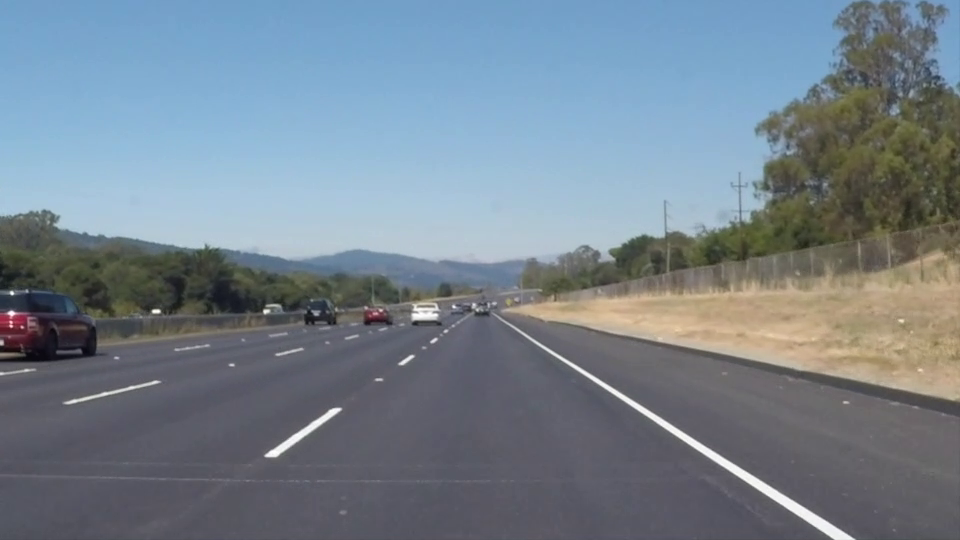
#> input picture frame 22 of video/solidWhiteRight.mp4, 960 x 540 px
$ jupyter execute video_lanes_detection.ipynb
#> lines starting #> are read from the running program, lines starting #| are printed output that depends on the picture; after the words box and inside, x2 and y2 are one past the last pixel; in counts of white or black regions, pixels touching at a corner belong together
[cell 1]
import cv2 as cv
import numpy as np
import matplotlib.pyplot as plt

[cell 2]
VIDEO_PATH = './video/'

[cell 3]
def do_canny(frame):

    # Converts frame to grayscale
    #gray = cv.cvtColor(frame, cv.COLOR_RGB2GRAY)

    # Applies a 5x5 gaussian blur
    #blur = cv.GaussianBlur(frame, (5, 5), 0)

    # Applies Canny edge detector
    canny = cv.Canny(frame, 50, 150)

    return canny

[cell 4]
def do_segment(frame):
    height = frame.shape[0]
    width = frame.shape[1]

    # Creates a triangular polygon for the mask defined by three (x, y) coordinates
    polygons = np.array([
                            [(0, height), (width//2, height//2), (width, height)]
                        ])

    # Creates an image filled with zero
    mask = np.zeros_like(frame)

    # Allows the mask to be filled with values of 1 and the other areas to be filled with values of 0
    cv.fillPoly(mask, polygons, 255)

    # A bitwise and operation between the mask and frame keeps only the triangular area of the frame
    segment = cv.bitwise_and(frame, mask)

    return segment

[cell 5]
def calculate_coordinates(frame, parameters):
    try:
        slope, intercept = parameters
    except:
        slope, intercept = 0.001, 0
    # Sets initial y-coordinate as height from top down (bottom of the frame)

    y1 = frame.shape[0]

    # Sets final y-coordinate as 200 above the bottom of the frame
    y2 = int(y1 - 200)

    # Sets initial x-coordinate as (y1 - b) / m since y1 = mx1 + b
    x1 = int((y1 - intercept) / slope)

    # Sets final x-coordinate as (y2 - b) / m since y2 = mx2 + b
    x2 = int((y2 - intercept) / slope)

    return np.array([x1, y1, x2, y2])

[cell 6]
def calculate_lines(frame, lines):

    # Empty arrays to store the coordinates of the left and right lines
    left = []
    right = []

    # Loops through every detected line
    for line in lines:

        # Reshapes line from 2D array to 1D array
        x1, y1, x2, y2 = line.reshape(4)
        # Fits a linear polynomial to the x and y coordinates and returns a vector of coefficients which describe the slope and y-intercept
        parameters = np.polyfit((x1, x2), (y1, y2), 1)
        slope = parameters[0]
        y_intercept = parameters[1]

        # If slope is negative, the line is to the left of the lane, and otherwise, the line is to the right of the lane
        if slope < 0:
            left.append((slope, y_intercept))
        else:
            right.append((slope, y_intercept))

    # Averages out all the values for left and right into a single slope and y-intercept value for each line
    left_avg = np.average(left, axis = 0)
    right_avg = np.average(right, axis = 0)

    # Calculates the x1, y1, x2, y2 coordinates for the left and right lines
    left_line = calculate_coordinates(frame, left_avg)
    right_line = calculate_coordinates(frame, right_avg)

    return np.array([left_line, right_line])

[cell 7]
def visualize_lines(frame, lines):

    # Creates an image filled with zero intensities with the same dimensions as the frame
    lines_visualize = np.zeros_like(frame)

    # Checks if any lines are detected
    if lines is not None:
        for x1, y1, x2, y2 in lines:
    # Draws lines between two coordinates with green color and 5 thickness
            cv.line(lines_visualize, (x1, y1), (x2, y2), (0, 255, 0), 5)

    return lines_visualize

[cell 8]
cap = cv.VideoCapture(VIDEO_PATH + "solidWhiteRight.mp4")
while (cap.isOpened()):

    ret, frame = cap.read()
#> frame is the input picture: shape (540, 960, 3); mean B, G, R 141.9, 130.7, 117.7

    canny = do_canny(frame)
#> in do_canny, `canny = cv.Canny(frame, 50, 150)`:
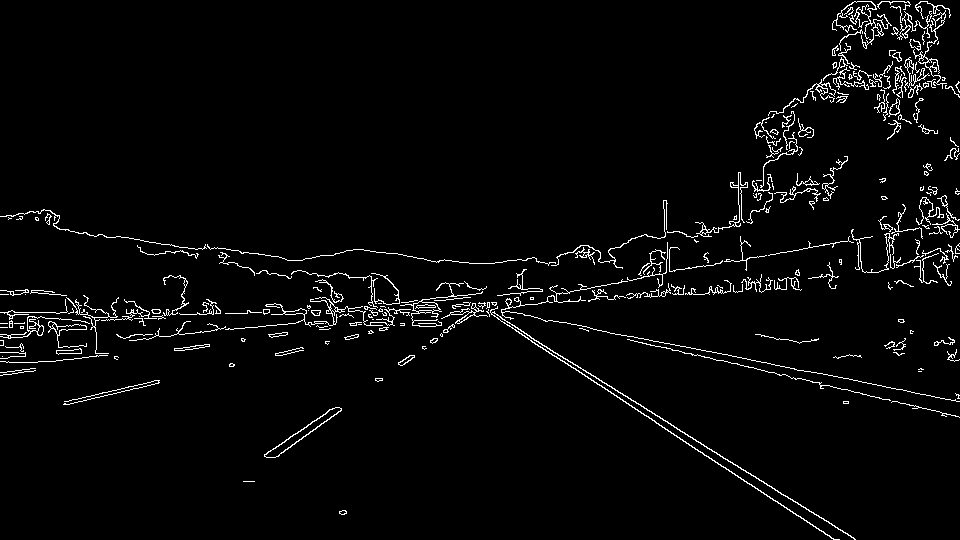
#> canny: shape (540, 960); 3.1% white in thin lines or dots

    segment = do_segment(canny)
#> in do_segment, `cv.fillPoly(mask, polygons, 255)`:
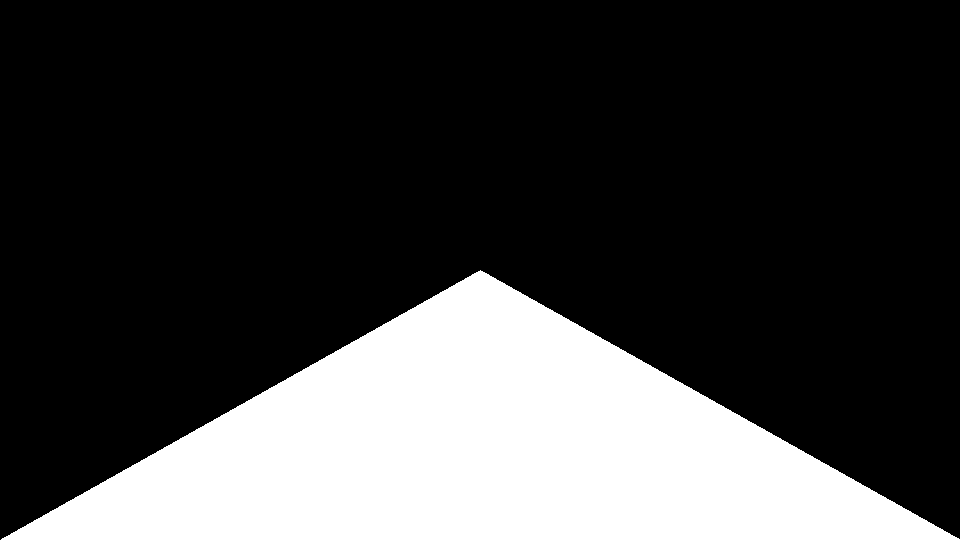
#> mask: shape (540, 960); 25% white; 1 white region, box (x1, y1, x2, y2) and area: (1, 270, 960, 540) 129810
#> in do_segment, `segment = cv.bitwise_and(frame, mask)`:
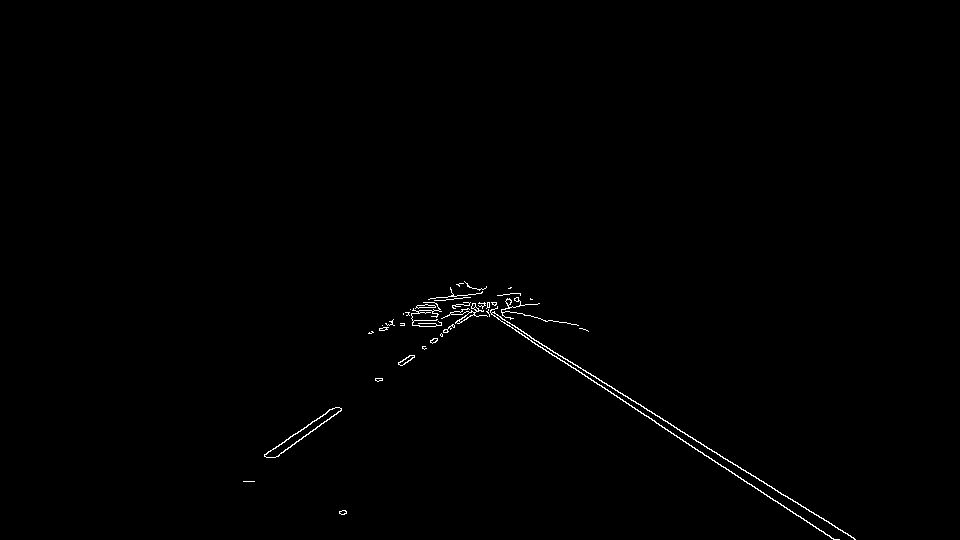
#> segment: shape (540, 960); 0.49% white in thin lines or dots, all inside (x1, y1, x2, y2) = (243, 281, 856, 540)

    hough = cv.HoughLinesP(segment, 2, np.pi / 180, 100, np.array([]), minLineLength = 100, maxLineGap = 50)
#> hough = [[464, 295, 855, 539], [450, 289, 836, 539], [264, 454, 511, 287], [275, 457, 508, 288], [450, 287, 654, 420], [683, 441, 833, 539], [405, 312, 516, 312]]

    lines = calculate_lines(frame, hough)
#> the loop in calculate_lines, `for line in lines:` made 7 passes
#> (x1, y1, x2, y2, slope, y_intercept) on passes 1 to 7: (464, 295, 855, 539, 0.624, 5.45), (450, 289, 836, 539, 0.648, -2.45), (264, 454, 511, 287, -0.676, 632.5), (275, 457, 508, 288, -0.725, 656.5), (450, 287, 654, 420, 0.652, -6.38), (683, 441, 833, 539, 0.653, -5.23), (405, 312, 516, 312, 5.45e-17, 312)
#> after the loop in calculate_lines, `for line in lines:`: left = [(-0.676, 632.5), (-0.725, 656.5)]; right = [(0.624, 5.45), (0.648, -2.45), (0.652, -6.38), (0.653, -5.23), (5.45e-17, 312)]
#> in calculate_lines, `left_avg = np.average(left, axis = 0)`: left_avg = [-0.701, 644.5]
#> in calculate_lines, `right_avg = np.average(right, axis = 0)`: right_avg = [0.515, 60.68]
#> in calculate_coordinates, `slope, intercept = parameters`: slope = -0.701; intercept = 644.5
#> in calculate_coordinates, `x1 = int((y1 - intercept) / slope)`: x1 = 149
#> in calculate_coordinates, `x2 = int((y2 - intercept) / slope)`: x2 = 434
#> in calculate_lines, `left_line = calculate_coordinates(frame, left_avg)`: left_line = [149, 540, 434, 340]
#> in calculate_lines, `right_line = calculate_coordinates(frame, right_avg)`: right_line = [930, 540, 541, 340]
#> lines = [[149, 540, 434, 340], [930, 540, 541, 340]]

    lines_visualize = visualize_lines(frame, lines)
#> the loop in visualize_lines, `for x1, y1, x2, y2 in lines:` made 2 passes
#> after the loop in visualize_lines, `for x1, y1, x2, y2 in lines:`:
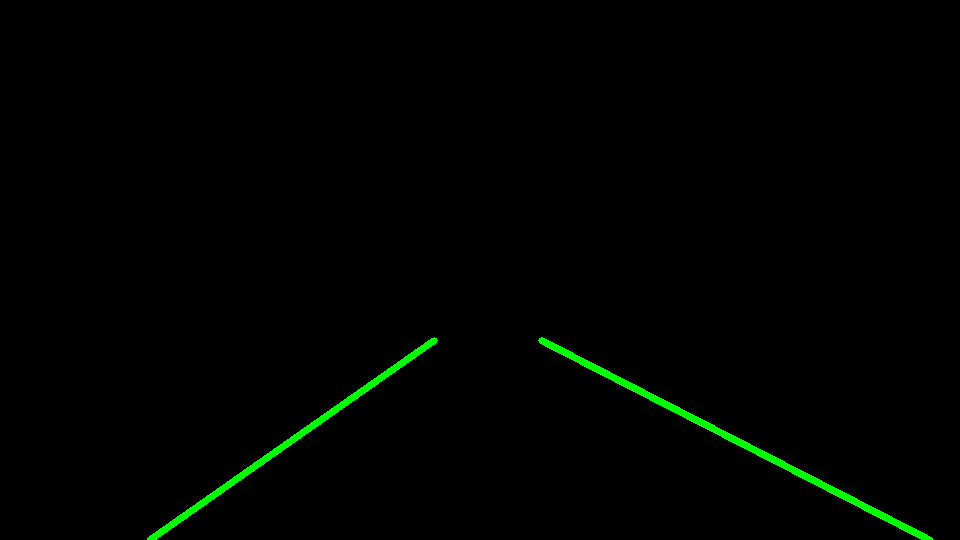
#> lines_visualize: shape (540, 960, 3); mean of channels 0, 1, 2 0, 2.7, 0; drawn as B, G, R

    output = cv.addWeighted(frame, 0.9, lines_visualize, 1, 1)
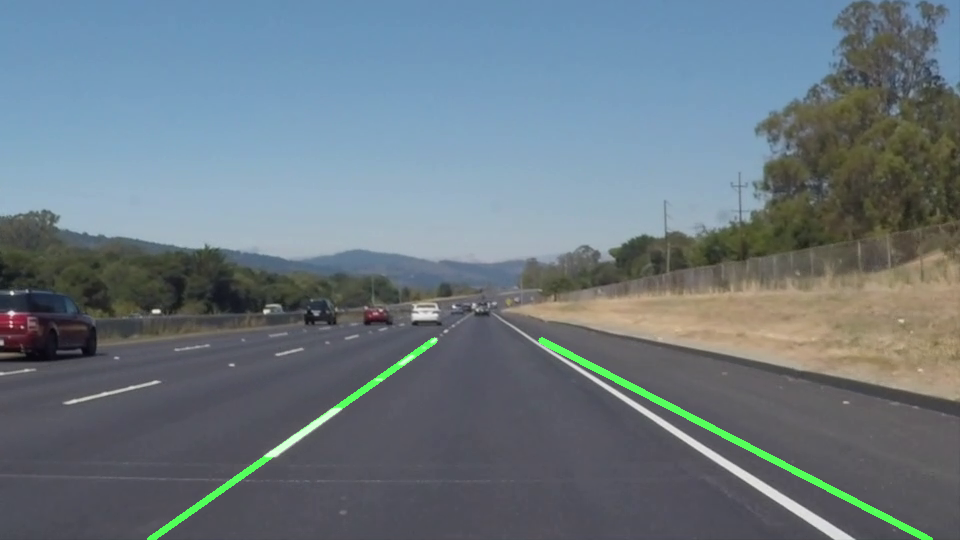
#> output: shape (540, 960, 3); mean B, G, R 128.8, 120.2, 106.9

    cv.imshow("output", output)

    if cv.waitKey(10) & 0xFF == ord('q'):
#> (key q is pressed here)
        break
# The following frees up resources and closes all windows
cap.release()
cv.destroyAllWindows()

$ run again, starting later in the video
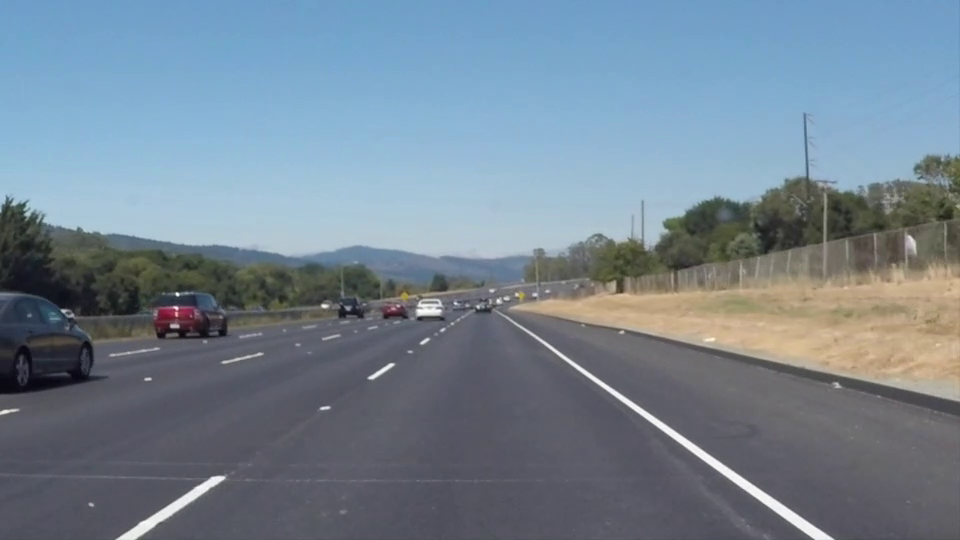
#> input picture frame 99 of video/solidWhiteRight.mp4, 960 x 540 px
#> frame is the input picture: shape (540, 960, 3); mean B, G, R 146, 132.3, 116.7
#> in do_canny, `canny = cv.Canny(frame, 50, 150)`:
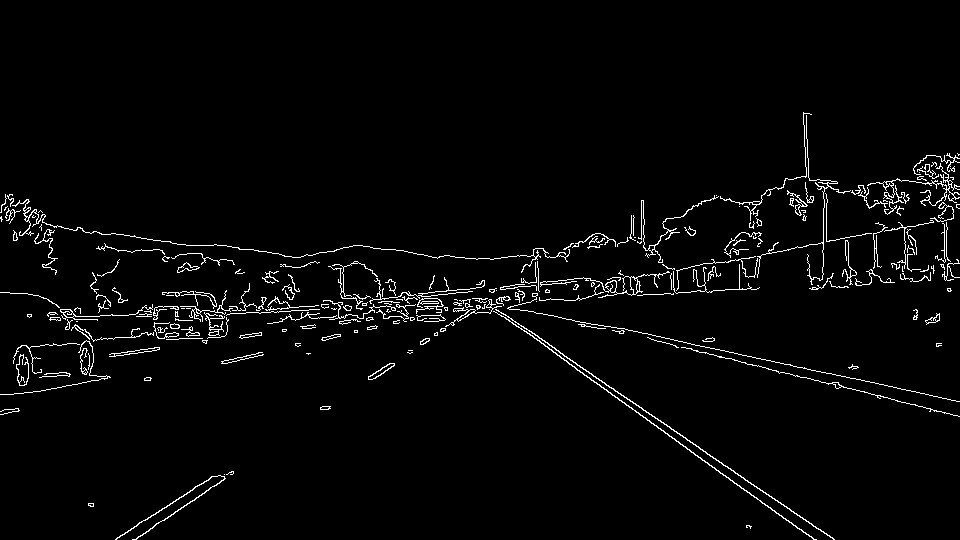
#> canny: shape (540, 960); 2.7% white in thin lines or dots, all inside (x1, y1, x2, y2) = (0, 112, 960, 540)
#> mask: shape (540, 960); 25% white; 1 white region, box (x1, y1, x2, y2) and area: (1, 270, 960, 540) 129810
#> segment: shape (540, 960); 0.48% white in thin lines or dots, all inside (x1, y1, x2, y2) = (88, 280, 835, 540)
#> hough = [[464, 289, 834, 539], [468, 289, 803, 532], [327, 409, 509, 286], [320, 408, 508, 286], [467, 289, 741, 488], [115, 539, 218, 475], [470, 288, 647, 412]]
#> the loop in calculate_lines, `for line in lines:` made 7 passes
#> (x1, y1, x2, y2, slope, y_intercept) on passes 1 to 7: (464, 289, 834, 539, 0.676, -24.51), (468, 289, 803, 532, 0.725, -50.47), (327, 409, 509, 286, -0.676, 630), (320, 408, 508, 286, -0.649, 615.7), (467, 289, 741, 488, 0.726, -50.17), (115, 539, 218, 475, -0.621, 610.5), (470, 288, 647, 412, 0.701, -41.27)
#> after the loop in calculate_lines, `for line in lines:`: left = [(-0.676, 630), (-0.649, 615.7), (-0.621, 610.5)]; right = [(0.676, -24.51), (0.725, -50.47), (0.726, -50.17), (0.701, -41.27)]
#> left_avg = [-0.649, 618.7]
#> right_avg = [0.707, -41.61]
#> in calculate_coordinates, `slope, intercept = parameters`: slope = -0.649; intercept = 618.7
#> in calculate_coordinates, `x1 = int((y1 - intercept) / slope)`: x1 = 121
#> in calculate_coordinates, `x2 = int((y2 - intercept) / slope)`: x2 = 429
#> left_line = [121, 540, 429, 340]
#> right_line = [822, 540, 539, 340]
#> lines = [[121, 540, 429, 340], [822, 540, 539, 340]]
#> the loop in visualize_lines, `for x1, y1, x2, y2 in lines:` made 2 passes
#> `output = cv.addWeighted(frame, 0.9, lines_visualize, 1, 1)`:
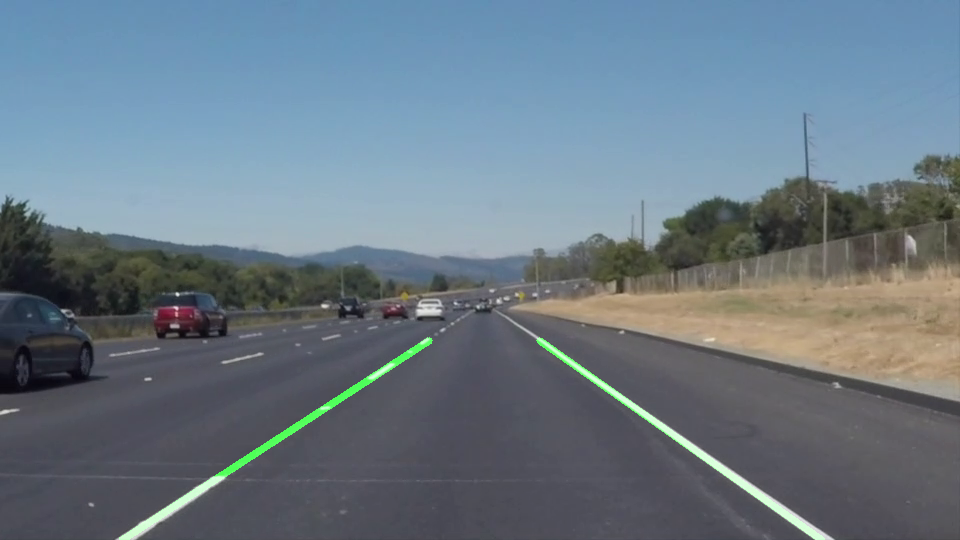
#> output: shape (540, 960, 3); mean B, G, R 132.4, 121, 106.1

$ run again, starting later in the video
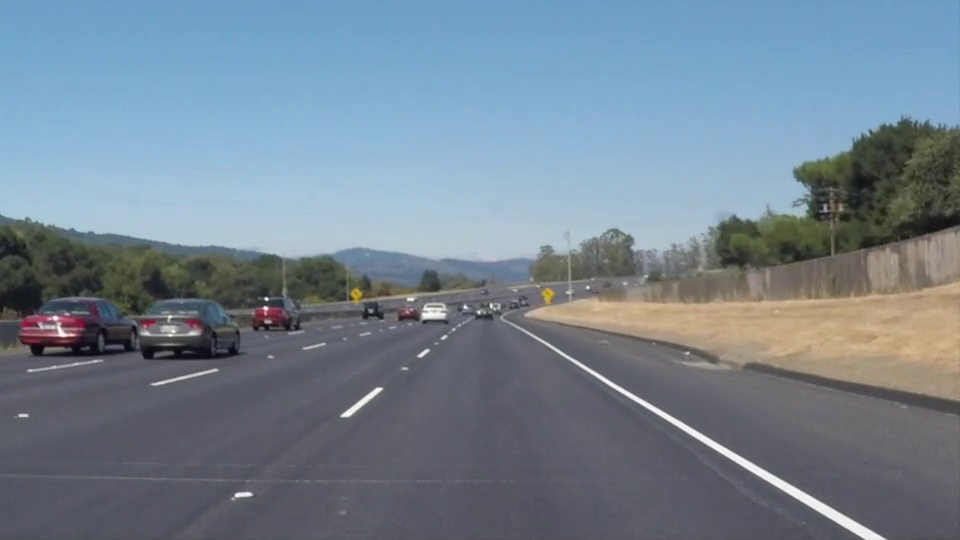
#> input picture frame 176 of video/solidWhiteRight.mp4, 960 x 540 px
#> frame is the input picture: shape (540, 960, 3); mean B, G, R 145.2, 131.6, 116.5
#> in do_canny, `canny = cv.Canny(frame, 50, 150)`:
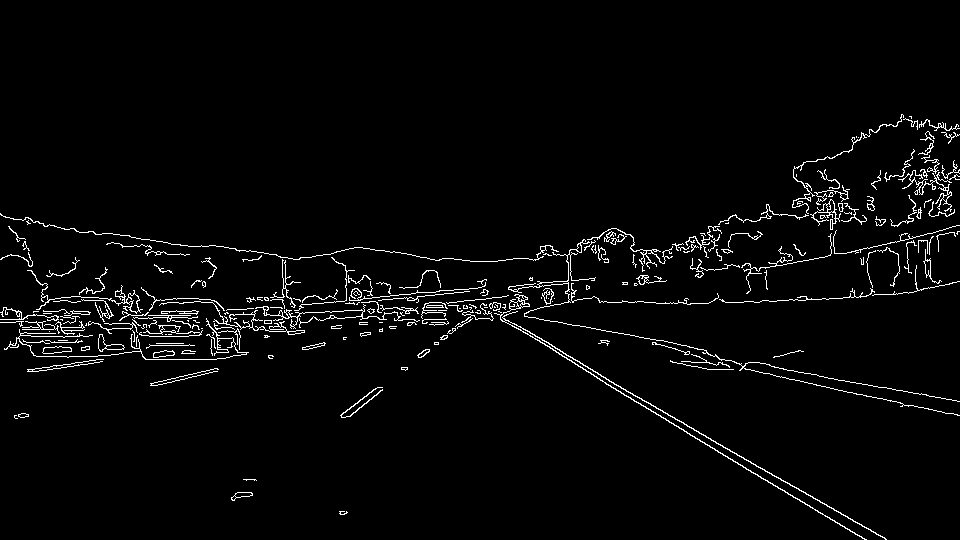
#> canny: shape (540, 960); 2.9% white in thin lines or dots, all inside (x1, y1, x2, y2) = (0, 114, 960, 540)
#> mask: shape (540, 960); 25% white; 1 white region, box (x1, y1, x2, y2) and area: (1, 270, 960, 540) 129810
#> segment: shape (540, 960); 0.49% white in thin lines or dots, all inside (x1, y1, x2, y2) = (231, 279, 887, 540)
#> hough = [[457, 292, 886, 539], [594, 376, 865, 539], [449, 290, 582, 367], [343, 412, 509, 287], [457, 289, 668, 415], [716, 443, 870, 529], [345, 417, 493, 297], [408, 311, 529, 311]]
#> the loop in calculate_lines, `for line in lines:` made 8 passes
#> (x1, y1, x2, y2, slope, y_intercept) on passes 1 to 8: (457, 292, 886, 539, 0.576, 28.88), (594, 376, 865, 539, 0.601, 18.72), (449, 290, 582, 367, 0.579, 30.05), (343, 412, 509, 287, -0.753, 670.3), (457, 289, 668, 415, 0.597, 16.1), (716, 443, 870, 529, 0.558, 43.16), (345, 417, 493, 297, -0.811, 696.7), (408, 311, 529, 311, -8.33e-17, 311)
#> after the loop in calculate_lines, `for line in lines:`: left = [(-0.753, 670.3), (-0.811, 696.7), (-8.33e-17, 311)]; right = [(0.576, 28.88), (0.601, 18.72), (0.579, 30.05), (0.597, 16.1), (0.558, 43.16)]
#> left_avg = [-0.521, 559.3]
#> right_avg = [0.582, 27.38]
#> in calculate_coordinates, `slope, intercept = parameters`: slope = -0.521; intercept = 559.3
#> in calculate_coordinates, `x1 = int((y1 - intercept) / slope)`: x1 = 37
#> in calculate_coordinates, `x2 = int((y2 - intercept) / slope)`: x2 = 420
#> left_line = [37, 540, 420, 340]
#> right_line = [880, 540, 536, 340]
#> lines = [[37, 540, 420, 340], [880, 540, 536, 340]]
#> the loop in visualize_lines, `for x1, y1, x2, y2 in lines:` made 2 passes
#> `output = cv.addWeighted(frame, 0.9, lines_visualize, 1, 1)`:
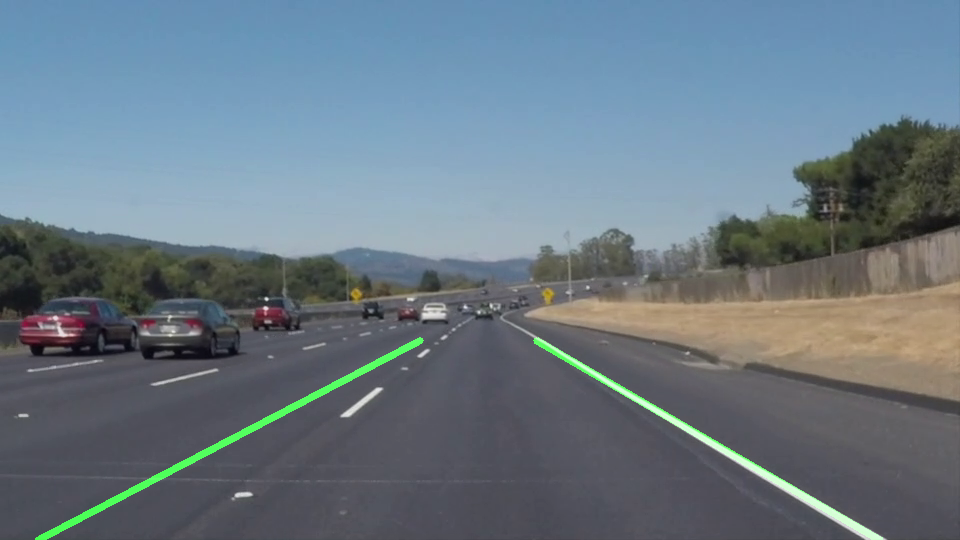
#> output: shape (540, 960, 3); mean B, G, R 131.7, 120.9, 105.9
